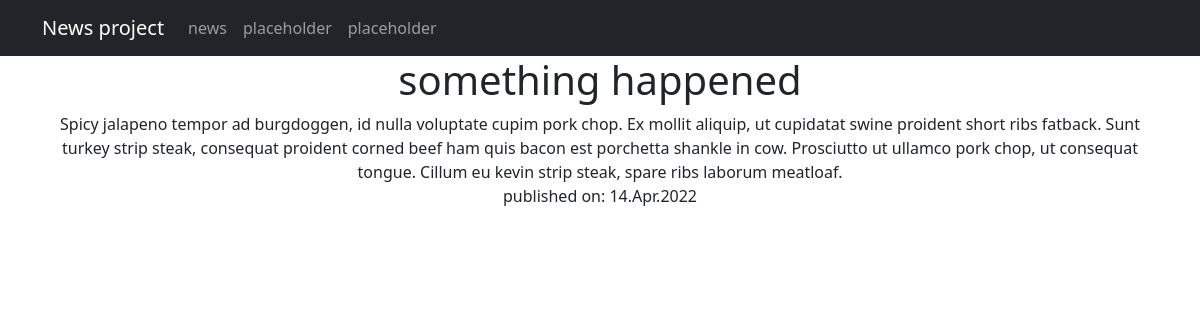
Screenshot of /news/3 with the database file from the repository.
### news/models.py (models this page shows, shortened)
class Post(models.Model):
    author = models.ForeignKey(Author, on_delete=models.CASCADE)
    type = models.CharField(max_length=2, choices=post_types)
    creation_time = models.DateTimeField(auto_now_add=True)
    categories = models.ManyToManyField(Category, through="PostCategory")
    header = models.CharField(max_length=255)
    text = models.TextField()
    rating = models.IntegerField(default=0)

### news/views.py (the view)
# urls.py: path('<int:pk>', NewsDetail.as_view()),
class NewsDetail(DetailView):
    model = Post
    template_name = "news_detail.html"
    context_object_name = "news_detail"

### news/templatetags/custom_filters.py (called while the page is built)
@register.filter()
def censor(text):
    text = text.split()
    for i, word in enumerate(text):
        print(text[i])
        if "".join(c for c in word.lower() if c.isalpha()) in WORD_BLACKLIST:
            text[i] = word[0] + "".join("*" for _ in word[1:-1]) + word[-1]
            print(text[i])
    return " ".join(text)

### templates/news_detail.html (shortened to what this page needs)
{% extends 'flatpages/default.html' %}
{% load custom_filters %}
{% block content %}
<h1>{{news_detail.header|censor}}</h1>
<div>{{news_detail.text|censor}}<br>published on: {{news_detail.creation_time|date:'d.M.Y'}}</div>
{% endblock content %}

### rows the page displays
Post: header|censor "something happened", text|censor "Spicy jalapeno tempor ad burgdoggen, id nulla voluptate cupim pork chop. Ex mollit aliquip, ut cupidatat swine proident short ribs fatback. Sunt turkey strip steak, consequat proident corned beef ham quis bacon est porchetta shankle in cow. Prosciutto ut ullamco pork chop, ut consequat tongue. Cillum eu kevin strip steak, spare ribs laborum meatloaf.", creation_time "14.Apr.2022"
